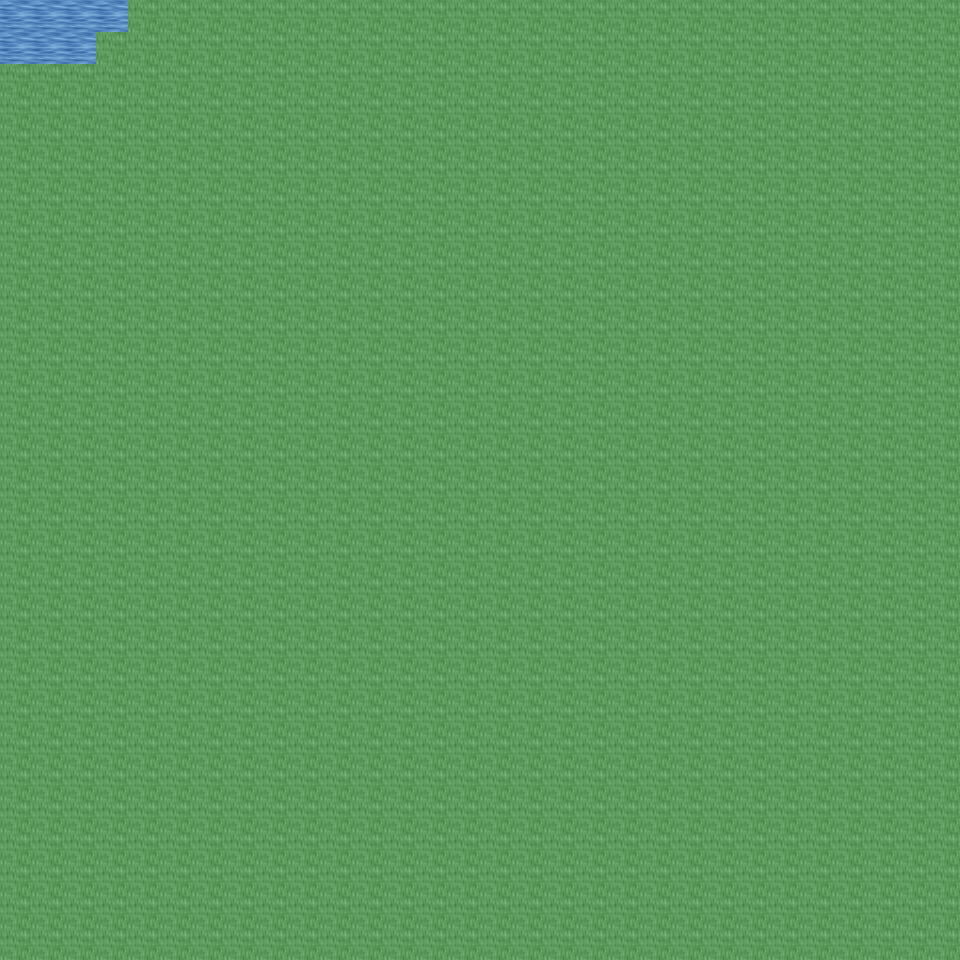

Tiled map render using the project's own tile images. Description and the map definition, with tile-layer contents summarised, below:
An orthogonal 30x30 tile map with 32x32 px tiles, 6 tile layers (Ground, Object, Object2, Above, ...), 24 tilesets and 2 objects (2x mapExit).

<map version="1.0" orientation="orthogonal" renderorder="right-down" width="30" height="30" tilewidth="32" tileheight="32" nextobjectid="3">
  <tileset firstgid="1" name="tileset_ground_ground" tilewidth="32" tileheight="32" tilecount="33" columns="3">
    <image source="../drawable/tileset_ground_ground.png" width="96" height="352" />
  </tileset>
  <tileset firstgid="34" name="tileset_ground_ridge_earth_dark" tilewidth="32" tileheight="32" tilecount="96" columns="12">
    <image source="../drawable/tileset_ground_ridge_earth_dark.png" width="384" height="256" />
  </tileset>
  <tileset firstgid="130" name="tileset_ground_grass_edges" tilewidth="32" tileheight="32" tilecount="36" columns="12">
    <image source="../drawable/tileset_ground_grass_edges.png" width="384" height="96" />
  </tileset>
  <tileset firstgid="166" name="tileset_ground_water_pool" tilewidth="32" tileheight="32" tilecount="72" columns="3">
    <image source="../drawable/tileset_ground_water_pool.png" width="96" height="768" />
  </tileset>
  <tileset firstgid="238" name="tileset_plant_flower_daisy_white" tilewidth="32" tileheight="32" tilecount="8" columns="2">
    <image source="../drawable/tileset_plant_flower_daisy_white.png" width="64" height="128" />
  </tileset>
  <tileset firstgid="246" name="tileset_ground_rock_pebbles" tilewidth="32" tileheight="32" tilecount="3" columns="1">
    <image source="../drawable/tileset_ground_rock_pebbles.png" width="32" height="96" />
  </tileset>
  <tileset firstgid="249" name="tileset_plant_grasses" tilewidth="32" tileheight="32" tilecount="6" columns="3">
    <image source="../drawable/tileset_plant_grasses.png" width="96" height="64" />
  </tileset>
  <tileset firstgid="255" name="tileset_plant_flower_daisy_yellow" tilewidth="32" tileheight="32" tilecount="8" columns="2">
    <image source="../drawable/tileset_plant_flower_daisy_yellow.png" width="64" height="128" />
  </tileset>
  <tileset firstgid="263" name="tileset_ground_grass_corners" tilewidth="32" tileheight="32" tilecount="24" columns="6">
    <image source="../drawable/tileset_ground_grass_corners.png" width="192" height="128" />
  </tileset>
  <tileset firstgid="287" name="tileset_plant_tree_tree_darkgreen" tilewidth="32" tileheight="32" tilecount="88" columns="8">
    <image source="../drawable/tileset_plant_tree_tree_darkgreen.png" width="256" height="352" />
  </tileset>
  <tileset firstgid="375" name="tileset_plant_flower_daisy_blue" tilewidth="32" tileheight="32" tilecount="8" columns="2">
    <image source="../drawable/tileset_plant_flower_daisy_blue.png" width="64" height="128" />
  </tileset>
  <tileset firstgid="383" name="tileset_plant_flower_daisy_red" tilewidth="32" tileheight="32" tilecount="8" columns="2">
    <image source="../drawable/tileset_plant_flower_daisy_red.png" width="64" height="128" />
  </tileset>
  <tileset firstgid="391" name="tileset_ground_earth_edges" tilewidth="32" tileheight="32" tilecount="18" columns="6">
    <image source="../drawable/tileset_ground_earth_edges.png" width="192" height="96" />
  </tileset>
  <tileset firstgid="409" name="tileset_ground_water_waterfall" tilewidth="32" tileheight="32" tilecount="120" columns="8">
    <image source="../drawable/tileset_ground_water_waterfall.png" width="256" height="480" />
  </tileset>
  <tileset firstgid="529" name="tileset_logic_creature_elf" tilewidth="32" tileheight="32" tilecount="16" columns="8">
    <image source="../drawable/tileset_logic_creature_elf.png" width="256" height="64" />
  </tileset>
  <tileset firstgid="545" name="tileset_logic_item_resources" tilewidth="32" tileheight="32" tilecount="6" columns="6">
    <image source="../drawable/tileset_logic_item_resources.png" width="192" height="32" />
  </tileset>
  <tileset firstgid="551" name="tileset_logic_creature_animal" tilewidth="32" tileheight="32" tilecount="32" columns="8">
    <image source="../drawable/tileset_logic_creature_animal.png" width="256" height="128" />
  </tileset>
  <tileset firstgid="583" name="tileset_logic_collision" tilewidth="32" tileheight="32" tilecount="1" columns="1">
    <image source="../drawable/tileset_logic_collision.png" width="32" height="32" />
  </tileset>
  <tileset firstgid="584" name="tileset_object_suspension_bridge" tilewidth="32" tileheight="32" tilecount="24" columns="3">
    <image source="../drawable/tileset_object_suspension_bridge.png" width="96" height="256" />
  </tileset>
  <tileset firstgid="608" name="tileset_logic_creature_elemental" tilewidth="32" tileheight="32" tilecount="16" columns="8">
    <image source="../drawable/tileset_logic_creature_elemental.png" width="256" height="64" />
  </tileset>
  <tileset firstgid="624" name="tileset_ground_rock_rocks_3" tilewidth="32" tileheight="32" tilecount="16" columns="4">
    <image source="../drawable/tileset_ground_rock_rocks_3.png" width="128" height="128" />
  </tileset>
  <tileset firstgid="640" name="tileset_object_rotating_crystal" tilewidth="32" tileheight="32" tilecount="48" columns="8">
    <image source="../drawable/tileset_object_rotating_crystal.png" width="256" height="192" />
  </tileset>
  <tileset firstgid="688" name="tileset_light_white_1x1" tilewidth="32" tileheight="32" tilecount="1" columns="1">
    <image source="../drawable/tileset_light_white_1x1.png" width="32" height="32" />
  </tileset>
  <tileset firstgid="689" name="tileset_light_light_5x5" tilewidth="32" tileheight="32" tilecount="25" columns="5">
    <image source="../drawable/tileset_light_light_5x5.png" width="160" height="160" />
  </tileset>
  <layer name="Ground" width="30" height="30">
    <data>[900 cells, 900 non-empty, 2 distinct tile ids]</data>
  </layer>
  <layer name="Object" width="30" height="30">
    <data>[900 cells, 6 non-empty, 2 distinct tile ids]</data>
  </layer>
  <layer name="Object2" width="30" height="30">
    <data>[900 cells, 0 non-empty, 0 distinct tile ids]</data>
  </layer>
  <layer name="Above" width="30" height="30">
    <data>[900 cells, 0 non-empty, 0 distinct tile ids]</data>
  </layer>
  <layer name="Above2" width="30" height="30">
    <data>[900 cells, 0 non-empty, 0 distinct tile ids]</data>
  </layer>
  <layer name="Walkable" width="30" height="30">
    <data>[900 cells, 893 non-empty, 1 distinct tile ids]</data>
  </layer>
  <objectgroup name="MapEvents">
    <object id="1" name="north" type="mapExit" x="0" y="0" width="128" height="32">
      <properties>
        <property name="map" value="level_0_x138_y95" />
        <property name="x" value="0" />
        <property name="y" value="28" />
      </properties>
    </object>
    <object id="2" name="west" type="mapExit" x="0" y="0" width="32" height="64">
      <properties>
        <property name="map" value="level_0_x137_y96" />
        <property name="x" value="28" />
        <property name="y" value="0" />
      </properties>
    </object>
  </objectgroup>
</map>
